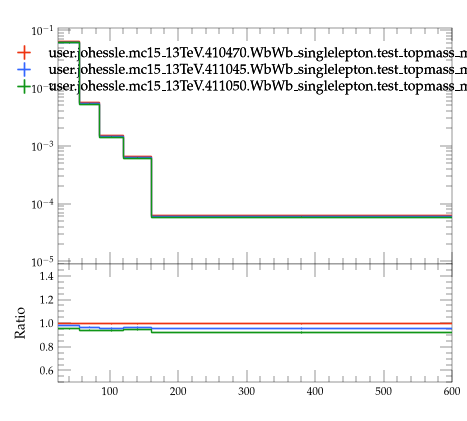

Generate this figure with Python:
#! /usr/bin/env python3

# This Python script was auto-generated using YODA v2.1.2.
# Analysis object: /WbWb_singlelepton/pT_owj2
# Timestamp: 07-08-2026 (09:16:02)

import matplotlib as mpl
import matplotlib.pyplot as plt
mpl.use('Agg') # comment out for interactive use
import os
import numpy as np
from numpy import nan, inf

plotDir = os.path.split(os.path.realpath(__file__))[0]
if 'YODA_USER_PLOT_PATH' in globals():
    plot_outdir = globals()['YODA_USER_PLOT_PATH']
else:
    plot_outdir = plotDir

#plot style
plt.style.use(os.path.join(plotDir, '../default.mplstyle'))
# plot metadata
figW, figH = plt.rcParams['figure.figsize']
ax_xLabel = ''
ax_yLabel = ''
ax_title  = ''
ax_xScale = 'linear'
ax_yScale = 'log'
xLims = (25.0, 600.0)
yLims = (9e-06, 0.11000000000000001)

# TeX-friendly labels for the legend
labels = {
  'legend' : ([ r"user.johessle.mc15\_13TeV.410470.WbWb\_singlelepton.test\_topmass\_mppui", r"user.johessle.mc15\_13TeV.411045.WbWb\_singlelepton.test\_topmass\_mppui", r"user.johessle.mc15\_13TeV.411050.WbWb\_singlelepton.test\_topmass\_mppui" ], r""),
}

# Adjust canvas width and height
canvasW = 10.0
canvasH = 9.0
figW *= canvasW/10.
figH *= canvasH/9.

# Create figure and axis objects
fig, (ax, ratio0_ax) = plt.subplots(2, 1, sharex=True,
                  figsize=(figW,figH), gridspec_kw={'height_ratios': (6.0, 3.0)})

# Set figure margins
plt.subplots_adjust(
    left   = 1.0 * plt.rcParams['figure.subplot.left'],
    right  = 1.0 * plt.rcParams['figure.subplot.right'],
    top    = 1.0 * plt.rcParams['figure.subplot.top'],
    bottom = 1.0 * plt.rcParams['figure.subplot.bottom'])

ratio0_ax.yaxis.set_major_locator(mpl.ticker.MultipleLocator(0.2))
ratio0_ax.set_ylim(0.5, 1.4999)
ratio0_ax.set_ylabel('Ratio')

# the numerical data is stored in a separate file
dataf = dict()
prefix = os.path.split(__file__)[0]
if prefix:    prefix = prefix + '/'
exec(open(prefix+'pT_owj2__data.py').read(), dataf)


legend_handles = dict() # keep track of handles for the legend

# style options for curves
# starts at zorder>=5 to draw curve on top of legend
styles = {
  'user.johessle.mc15_13TeV.410470.WbWb_singlelepton.test_topmass_mppui.yoda': {
    'color' : '#EE3311',
    'linestyle' : '-',
    'lineopacity' : 1.0,
    'linewidth' : 1,
    'marker' : 'none',
    'markersize' : 2,
    'capsize' : 0.0,
    'zorder' : 5,
    'histstyle' : 1,
    'drawstyle' : 'steps-pre',
    'xerrorbars' : 1,
    'yerrorbars' : 1,
    'fillcolor' : None,
    'fillopacity' : 1.0,
    'ratio0_linestyle' : '-',
    'ratio0_lineopacity' : 1.0,
    'ratio0_linewidth' : 1,
    'ratio0_marker' : 'none',
    'ratio0_markersize' : 2,
    'ratio0_capsize' : 0.0,
    'ratio0_zorder' : 5,
    'ratio0_histstyle' : 1,
    'ratio0_drawstyle' : 'steps-pre',
    'ratio0_xerrorbars' : 1,
    'ratio0_yerrorbars' : 1,
  },
  'user.johessle.mc15_13TeV.411045.WbWb_singlelepton.test_topmass_mppui.yoda': {
    'color' : '#3366FF',
    'linestyle' : '-',
    'lineopacity' : 1.0,
    'linewidth' : 1,
    'marker' : 'none',
    'markersize' : 2,
    'capsize' : 0.0,
    'zorder' : 6,
    'histstyle' : 1,
    'drawstyle' : 'steps-pre',
    'xerrorbars' : 1,
    'yerrorbars' : 1,
    'fillcolor' : None,
    'fillopacity' : 1.0,
    'ratio0_linestyle' : '-',
    'ratio0_lineopacity' : 1.0,
    'ratio0_linewidth' : 1,
    'ratio0_marker' : 'none',
    'ratio0_markersize' : 2,
    'ratio0_capsize' : 0.0,
    'ratio0_zorder' : 6,
    'ratio0_histstyle' : 1,
    'ratio0_drawstyle' : 'steps-pre',
    'ratio0_xerrorbars' : 1,
    'ratio0_yerrorbars' : 1,
  },
  'user.johessle.mc15_13TeV.411050.WbWb_singlelepton.test_topmass_mppui.yoda': {
    'color' : '#109618',
    'linestyle' : '-',
    'lineopacity' : 1.0,
    'linewidth' : 1,
    'marker' : 'none',
    'markersize' : 2,
    'capsize' : 0.0,
    'zorder' : 7,
    'histstyle' : 1,
    'drawstyle' : 'steps-pre',
    'xerrorbars' : 1,
    'yerrorbars' : 1,
    'fillcolor' : None,
    'fillopacity' : 1.0,
    'ratio0_linestyle' : '-',
    'ratio0_lineopacity' : 1.0,
    'ratio0_linewidth' : 1,
    'ratio0_marker' : 'none',
    'ratio0_markersize' : 2,
    'ratio0_capsize' : 0.0,
    'ratio0_zorder' : 7,
    'ratio0_histstyle' : 1,
    'ratio0_drawstyle' : 'steps-pre',
    'ratio0_xerrorbars' : 1,
    'ratio0_yerrorbars' : 1,
  },
}

# curve from input yoda files in main panel
for label, yvals in dataf['yvals'].items():
    if all(np.isnan(v) for v in dataf['yvals'][label]):
        continue
    tmp = None
    if styles[label]['histstyle']: # draw as histogram
        xpos = dataf['xedges'][label] if styles[label]['drawstyle'] else dataf['xpoints'][label]
        ypos = np.insert(yvals, 0, yvals[0]) if styles[label]['drawstyle'] else yvals
        if styles[label]['fillcolor']: # fill area below curve
            ax.fill_between(xpos, ypos, step='pre',
                            color=styles[label]['fillcolor'],
                            alpha=styles[label]['fillopacity'])
        tmp, = ax.plot(xpos, ypos,
                       color=styles[label]['color'],
                       linestyle=styles[label]['linestyle'],
                       alpha=styles[label]['lineopacity'],
                       linewidth=styles[label]['linewidth'],
                       drawstyle=styles[label]['drawstyle'], solid_joinstyle='miter',
                       zorder=styles[label]['zorder'], label=label)
    tmp = ax.errorbar(dataf['xpoints'][label], yvals,
                      xerr=np.array(dataf['xerrs'][label])*styles[label]['xerrorbars'],
                      yerr=np.array(dataf['yerrs'][label])*styles[label]['yerrorbars'],
                      fmt=styles[label]['marker'], capsize=styles[label]['capsize'],
                      alpha=styles[label]['lineopacity'],
                      markersize=styles[label]['markersize'],
                      ecolor=styles[label]['color'],
                      color=styles[label]['color'], zorder=styles[label]['zorder'])
    tmp[-1][0].set_linestyle(styles[label]['linestyle'])
    tmp[-1][0].set_linewidth(styles[label]['linewidth'])
    if label in dataf['add_legend_handle']:  legend_handles[label] = tmp
    for varLabel in dataf['variation_yvals'].keys():
        if varLabel.startswith(label):
            tmp, = ax.plot(dataf['xedges'][label], dataf['variation_yvals'][varLabel],
                           color=styles[label]['color'],
                           linestyle=styles[label]['linestyle'],
                           linewidth=styles[label]['linewidth'],
                           drawstyle='steps-pre', solid_joinstyle='miter',
                           zorder=styles[label]['zorder'], alpha=0.5)


# plots on ratio panel
# curve from input yoda files in ratio panel
for label, yvals in dataf['ratio0_yvals'].items():
    if all(np.isnan(v) for v in yvals):
        continue
    if styles[label]['ratio0_histstyle']: # plot as histogram
        xpos = dataf['xedges']['user.johessle.mc15_13TeV.410470.WbWb_singlelepton.test_topmass_mppui.yoda'] if styles[label]['ratio0_drawstyle'] else dataf['xpoints']['user.johessle.mc15_13TeV.410470.WbWb_singlelepton.test_topmass_mppui.yoda']
        ypos = np.insert(yvals, 0, yvals[0]) if styles[label]['ratio0_drawstyle'] else yvals
        ratio0_ax.plot(xpos, ypos,
                       color=styles[label]['color'],
                       linewidth=styles[label]['linewidth'],
                       linestyle=styles[label]['ratio0_linestyle'],
                       alpha=styles[label]['ratio0_lineopacity'],
                       drawstyle=styles[label]['ratio0_drawstyle'], zorder=styles[label]['zorder'],
                       solid_joinstyle='miter')
    tmp = ratio0_ax.errorbar(dataf['xpoints']['user.johessle.mc15_13TeV.410470.WbWb_singlelepton.test_topmass_mppui.yoda'], yvals,
                             xerr=np.array(dataf['ref_xerrs'])*styles[label]['ratio0_xerrorbars'],
                             yerr=np.array(dataf['ratio0_yerrs'][label])*styles[label]['ratio0_yerrorbars'],
                             fmt=styles[label]['ratio0_marker'], capsize=styles[label]['ratio0_capsize'],
                             alpha=styles[label]['ratio0_lineopacity'],
                             markersize=styles[label]['ratio0_markersize'],
                             ecolor=styles[label]['color'],
                             color=styles[label]['color'])
    tmp[-1][0].set_linestyle(styles[label]['ratio0_linestyle'])
    tmp[-1][0].set_linewidth(styles[label]['ratio0_linewidth'])

    for varlabel in dataf['ratio0_variation_vals'].keys():
        if varlabel.startswith(label):
            ratio0_ax.plot(dataf['xedges']['user.johessle.mc15_13TeV.410470.WbWb_singlelepton.test_topmass_mppui.yoda'],
                            dataf['ratio0_variation_vals'][varlabel],
                            color=styles[label]['color'],
                            linestyle=styles[label]['linestyle'],
                            linewidth=styles[label]['linewidth'],
                            drawstyle='steps-pre', solid_joinstyle='miter',
                            zorder=1, alpha=0.5)

legend_items = list(legend_handles.values())
ax.add_artist(ax.legend(legend_items,
                        labels['legend'][0],
                        title=labels['legend'][1],
                        alignment='left',
                        loc='upper center',
                        bbox_to_anchor=(0.5, 0.97)))

# set plot metadata as defined above
ratio0_ax.set_xlabel(ax_xLabel)
ratio0_ax.xaxis.set_label_coords(1., -0.15)
ax.set_ylabel(ax_yLabel, ha='right', va='top')
ax.yaxis.set_label_coords(-0.11, 1.0)
ax.set_title(ax_title, loc='left')
ax.set_xscale(ax_xScale)
ax.set_yscale(ax_yScale)
ratio0_ax.set_yscale('linear')
ax.set_xlim(xLims)
ax.set_ylim(yLims)

# tick formatting
plt.rcParams['xtick.top'] = True
plt.rcParams['ytick.right'] = True
ax.yaxis.set_major_locator(mpl.ticker.LogLocator(base=10.0, numticks=np.inf))
ax.yaxis.set_minor_locator(mpl.ticker.LogLocator(
                           base=10.0, subs=np.arange(0.1, 1, 0.1), numticks=np.inf))
fig.align_ylabels((ax, ratio0_ax))
plt.savefig(os.path.join(plot_outdir, 'pT_owj2.pdf'), format='PDF')
plt.savefig(os.path.join(plot_outdir, 'pT_owj2.png'), format='PNG')

plt.close(fig)
